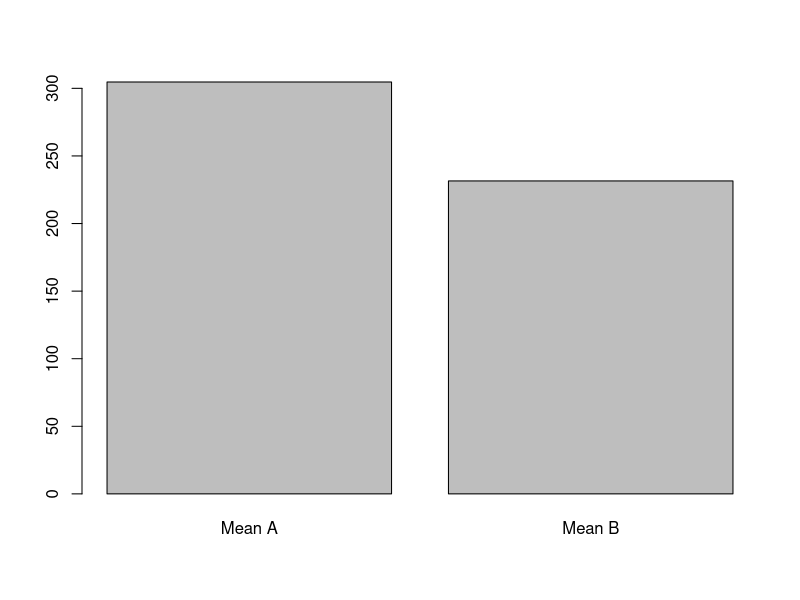
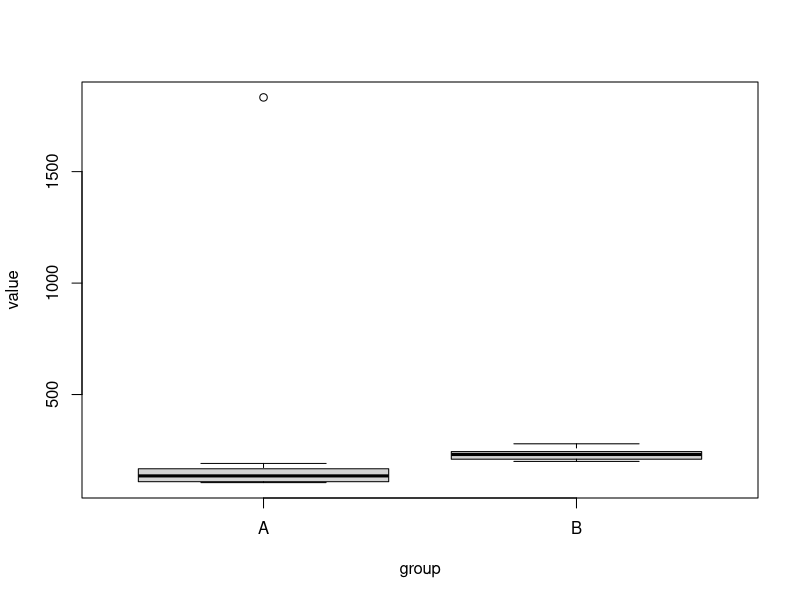

These figures' R source, in order:
## ---- chunk 1
dat <- read.delim("data.txt")

mean_a <- mean(dat$value[dat$group=="A"])

mean_b <- mean(dat$value[dat$group=="B"])
## ---- chunk 2
t.test(value~group, data=dat)
## ---- chunk 3
barplot(c(mean_a, mean_b), names=c("Mean A", "Mean B"))
## ---- chunk 4
boxplot(value~group, data=dat)
